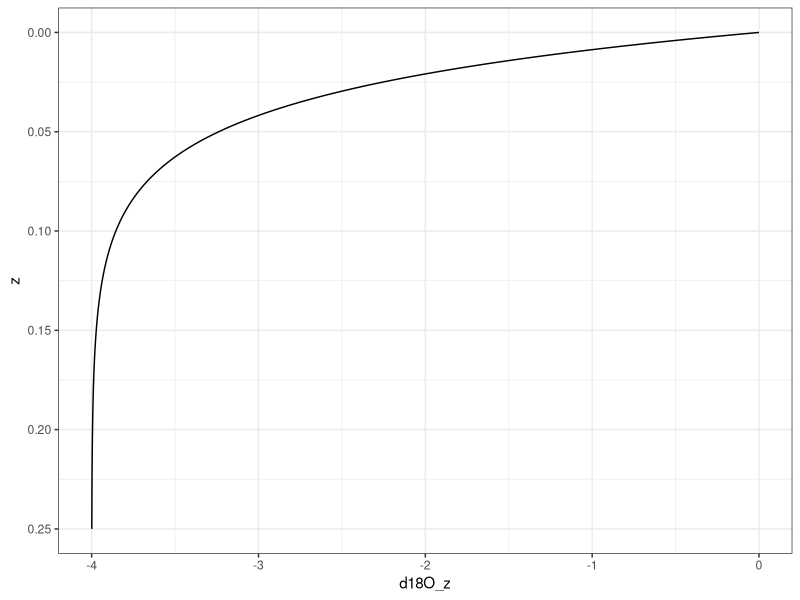
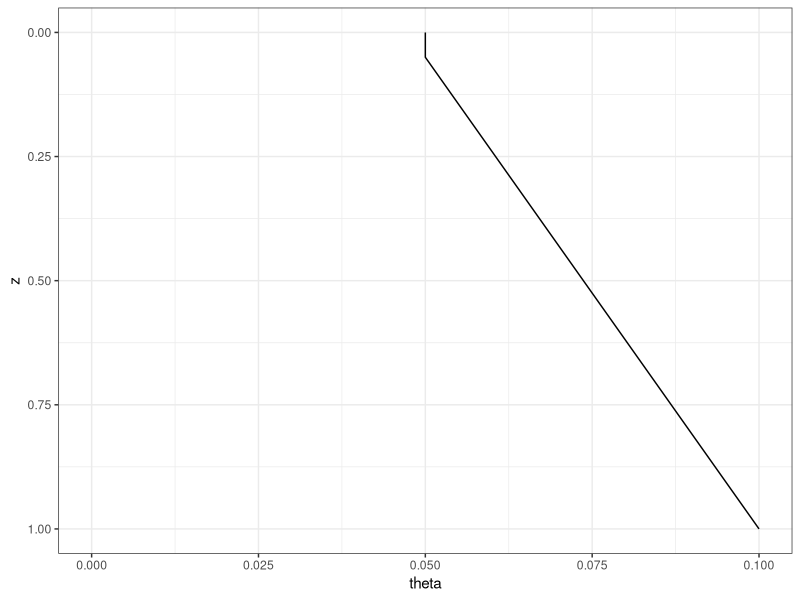
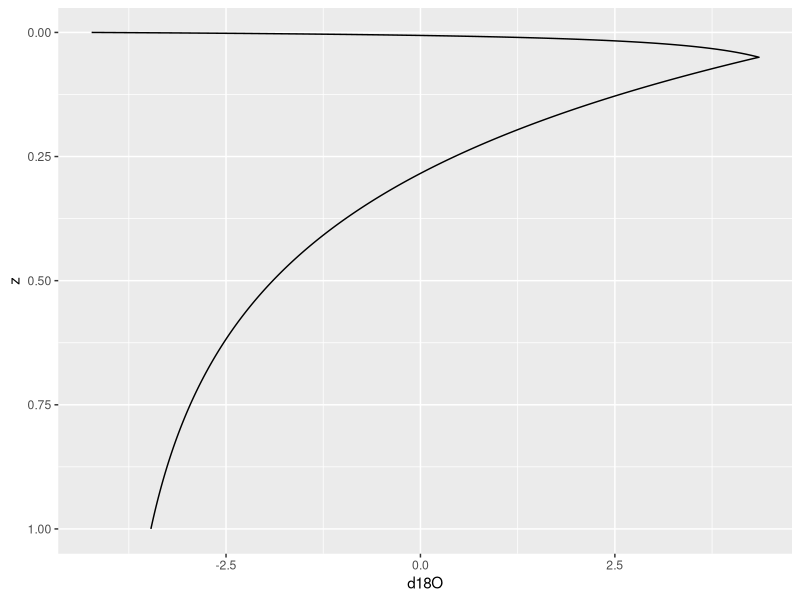

Source code (R) for these figures, in order:
## ---- chunk 1
library(tidyverse)
## ---- chunk 2
saturated_soil <- tibble(
  # set up 
  z = seq(0,.25, by = .001), #m
  
  #Oxygen isotope boundary conditions
  d18O_res = -4, #permil
  d18O_surface = 0, #permil
  
  #Soil boundary conditions
  E = 10E-9, #m/sec - this is just under 1 mm / day (0.864 mm/ day)
  p = 0.3, # porosity, unitless
  tau = 0.67, #toruosity, unitless
  theta = 0.3, #volumetric water content unitless
  D = 1.5E-9, #m^2 / sec from Barnes and Allison, 1988
  f = tau*theta,

  
  #calculated terms
  D_star = f*D,  #m^2 / sec
  z_l = D_star/E, #m
  d18O_z = d18O_res + (d18O_surface - d18O_res)*exp(-z/z_l) #permil
)

saturated_soil %>% ggplot()+aes(x = d18O_z, y = z) + geom_line()  + scale_y_reverse() + scale_x_continuous(limits = c(-4,0)) + theme_bw()
## ---- chunk 3
water_C <- tibble (
  z = seq (0,1, by = 0.001),
  theta = ifelse(z<=0.05, 0.05, (z+0.9)/19)
)
  
water_C %>% ggplot () + aes(x = theta, y = z) %>% geom_line()+scale_y_reverse()+scale_x_continuous(limits = c(0,.1)) + theme_bw()
## ---- chunk 4
vt_region <-  tibble(
  #the basics: 
  z = seq(0,.05, by = .001), #m
  temp = 20, #°C
  temp.K = temp + 273.15,
  rho = 997, #kg/m^3
  
  #fractionation factors:
  R = 8.314, #J/mol-K
  epsilon_d18O_eq = -7.685+6.7123*(1E3/temp.K)-1.6664*(1E6/temp.K^2)+0.35041*(1E9/temp.K^3),
  alpha_eq = exp(epsilon_d18O_eq/1000),
  alpha_kin = .975, 
  epsilon_kin = -25, #permil
  
  #isotope boundary conditions: 
  d18O_res = -4, #permil
  d180_surface = 0, #permil
  d18O_a = -14, #permil
  
  #Soil boundary conditions
  h_a = 0.2, #relative humidity @ surface
  E = 10E-9, #m/sec
  p = 0.3, # porosity, unitless
  tau = 0.67, #toruosity, unitless
  theta = ifelse(z<=0.05, 0.05, (z+0.9)/19), #changes through the profile 
  N_sat = 0.017, #kg/m^2
  D = 1.5E-9, #m^2 / sec from Barnes and Allison, 1988
  D_v = 2.42E-5,
  f = tau*theta,
  D_star = f*D,  #m^2 / sec
  
  #liquid diffusion length scale 
  z_l = D_star/E, #m
  
  
  #kinetic fractionation terms: 
  eta = (1-h_a)/epsilon_kin,
  z_bar = (N_sat*D_v)/(rho*E),
  
  
  diffusion_term  = (eta*(1+d18O_res)) + (d18O_res - d18O_a),
  humidity_term = (z/ (z+h_a*z_bar)),
  d18O =  (d18O_a + epsilon_d18O_eq + diffusion_term*humidity_term)/alpha_eq
  
)
## ---- chunk 5
lt_region <- tibble (
  z = seq (.051, 1, by=0.001),
  z_ef = 0.05, #m
  temp = 20, #°C
  temp.K = temp + 273.15,
  rho = 997, #kg/m^3
  
  #fractionation factors:
  R = 8.314, #J/mol-K
  epsilon_d18O_eq = -7.685+6.7123*(1E3/temp.K)-1.6664*(1E6/temp.K^2)+0.35041*(1E9/temp.K^3),
  alpha_eq = exp(epsilon_d18O_eq/1000),
  alpha_kin = 0.975, 
  epsilon_kin = -25, #permil, average based on Rothfuss et al., 2012
  
  #isotope boundary conditions: 
  d18O_res = -4, #permil
  d18O_surface = 0, #permil
  d18O_a = -14, #permil

  #Soil boundary conditions
  E = 10E-10, #m/sec
  p = 0.3, # porosity, unitless
  tau = 0.67, #toruosity, unitless
  theta = ifelse(z<=0.05, 0.05, (z+0.9)/19), #changes through the profile
  N_sat = 0.017, #kg/m^2
  D = 1.5E-9, #m^2 / sec from Barnes and Allison, 1988
  D_v = 2.42E-5,
  f = tau*theta,
  D_star = f*D,  #m^2 / sec
  g = tau*(1-theta), #this is an approximation (see 1988 paper, p 151)
  Dv_star = g*D_v,
  
  #length scales
  z_l = D_star/E, #m
  z_v = (alpha_eq*alpha_kin*Dv_star*N_sat)/(E*rho),
  k = z_l + z_v, 
  
  #equation 6 from 1988 paper: 
  d18O = d18O_res + (4.35 - d18O_res)*exp(-1/k*(z-z_ef))
)
  
## ---- chunk 6
d18O_profile <- bind_rows(vt_region, lt_region) %>% 
  select(z, d18O) %>% 
    ggplot() + 
    aes(d18O, z)+
    geom_path() + 
    scale_y_reverse()


d18O_profile
